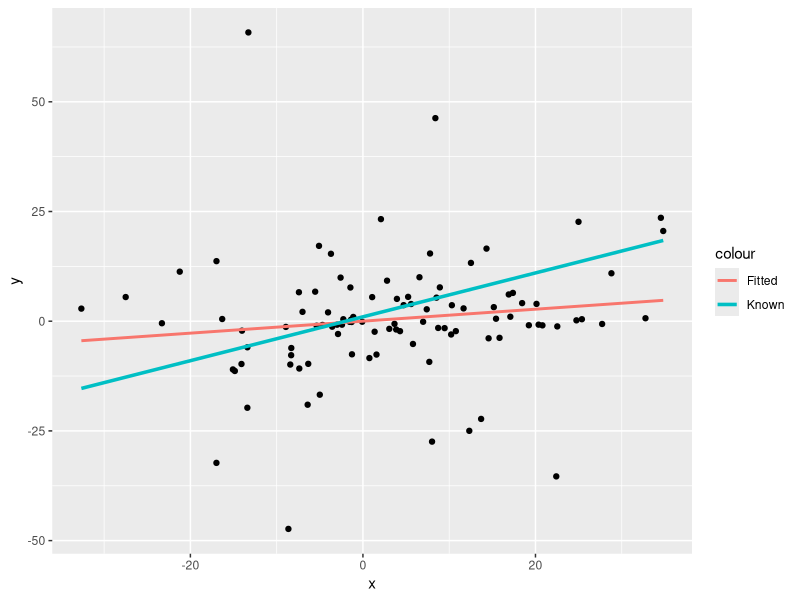
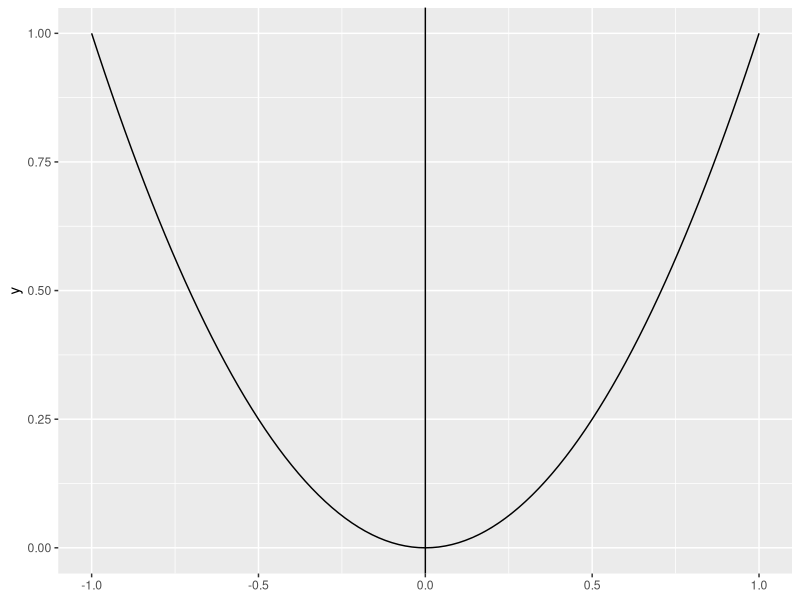
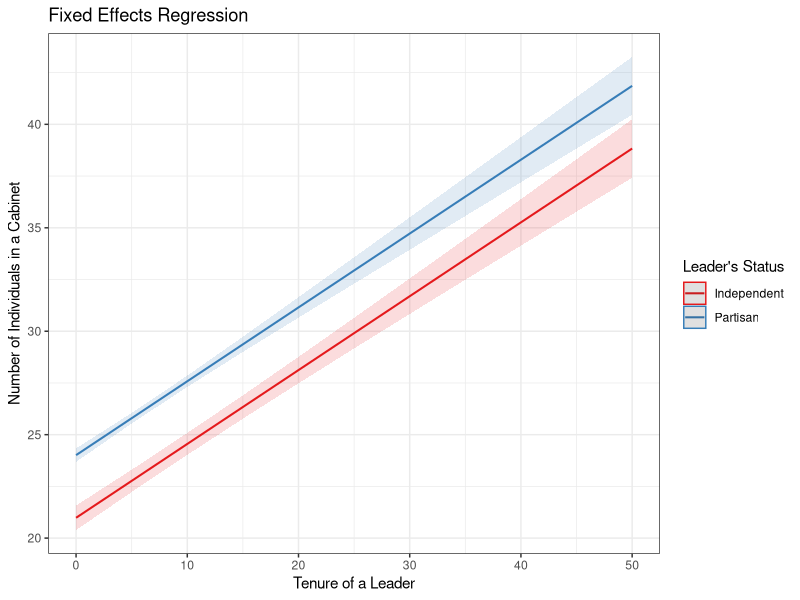
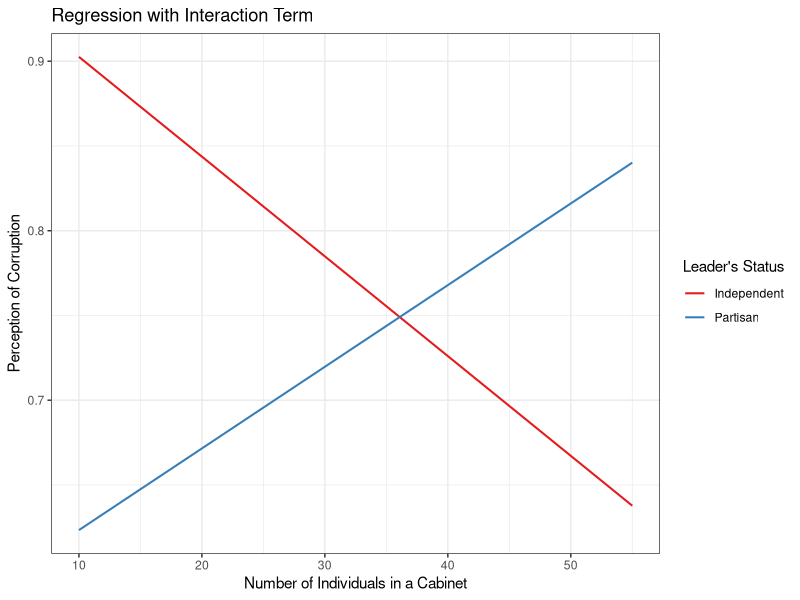
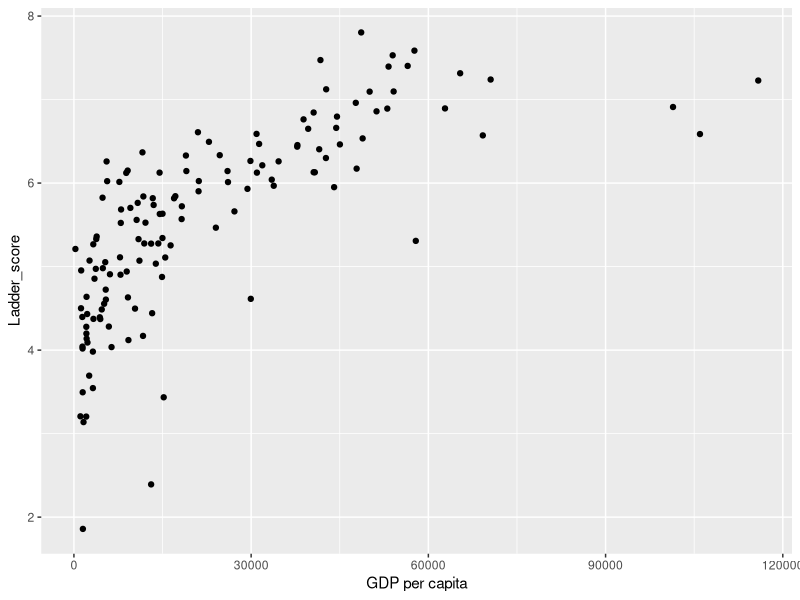
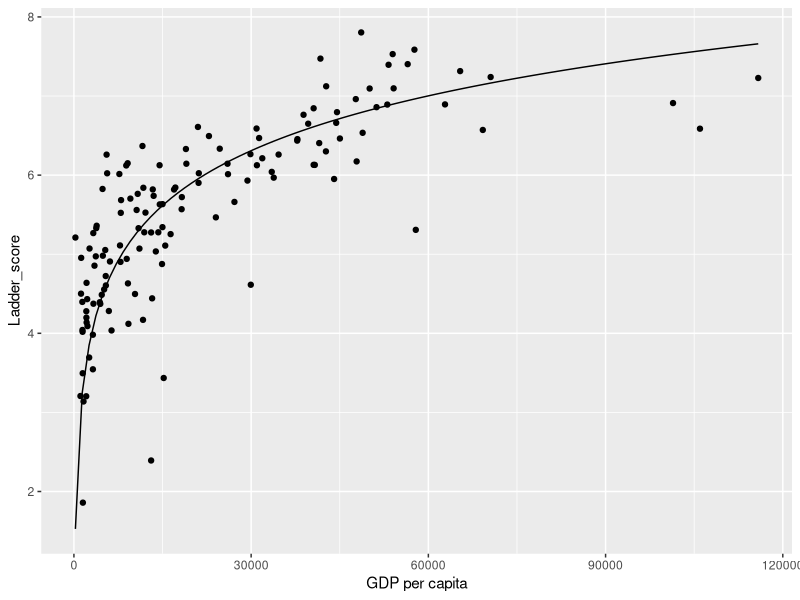
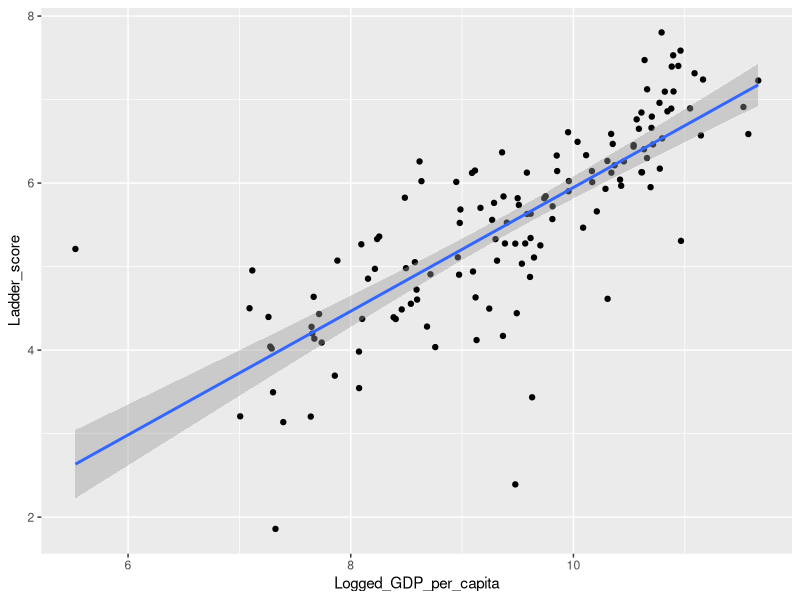

The R source for these figures, in order:
## ---- chunk 1
#| message: false
library(tidyverse)

whr = read.csv("data/WHR.csv")
## ---- chunk 2
#| message: false
#| warning: false

set.seed(123)

example_data = data.frame(x = rnorm(100,
                                    mean = 2,
                                    sd = 15),
                          y = rnorm(100,
                                    mean = 2,
                                    sd = 15) * rnorm(100))

ggplot(example_data, aes(x = x, y = y)) +
  geom_point() +
  geom_smooth(aes(color = "Fitted"), method = "lm", se = F) +
  geom_function(aes(color = "Known"), fun = function(x){1 + 0.5 * x}, size = 1.2) 
## ---- chunk 3
ggplot() +
  geom_function(fun = function(x){x^2}) +
  geom_vline(xintercept = 0) +
  xlim(-1, 1)
## ---- chunk 4
whogov = read.csv("data/WhoGov.csv")
## ---- chunk 5
whogov = whogov %>%
  mutate(indep = ifelse(leader_party == "independent", "Independent", "Partisan"))
## ---- chunk 6
whogov$indep = as.factor(whogov$indep)
## ---- chunk 7
model_fe = lm(n_individuals ~ leaderexperience_continuous + indep, whogov) 
summary(model_fe)
## ---- chunk 8
#| warning: false

library(ggeffects)
## ---- chunk 9
#| warning: false

ggpredict(model_fe, terms = c("leaderexperience_continuous", "indep")) %>%
  plot() +
  labs(title = "Fixed Effects Regression",
       x = "Tenure of a Leader",
       y = "Number of Individuals in a Cabinet",
       color = "Leader's Status") +
  theme_bw()
## ---- chunk 10
whr_subset = whr %>%
  select(Country_name, Perceptions_of_corruption)

whogov_subset = whogov %>%
  filter(year == 2021) %>%
  select(country_name, n_individuals, indep)
## ---- chunk 11
whr_whogov = whr_subset %>%
  left_join(whogov_subset, by = c("Country_name" = "country_name")) 
## ---- chunk 12
head(whr_whogov)
## ---- chunk 13
model_in = lm(Perceptions_of_corruption ~ n_individuals * indep, whr_whogov)
summary(model_in)
## ---- chunk 14
#| warning: false

ggpredict(model_in, terms= c("n_individuals", "indep")) %>%
  plot(show_ci = FALSE) +
  labs(title = "Regression with Interaction Term",
       x = "Number of Individuals in a Cabinet",
       y = "Perception of Corruption",
       color = "Leader's Status") +
  theme_bw()
## ---- chunk 15
ggpredict(model_in, terms= c("n_individuals [12]", "indep [Independent]"))
## ---- chunk 16
ggplot(whr) +
  geom_point(aes(x = exp(Logged_GDP_per_capita), y = Ladder_score)) +
  labs(x = "GDP per capita")
## ---- chunk 17
ggplot(whr) +
  geom_point(aes(x = exp(Logged_GDP_per_capita), y = Ladder_score)) +
  geom_function(fun = function(x){log(x) - 4}) +
  labs(x = "GDP per capita")
## ---- chunk 18
ggplot(whr, aes(x = Logged_GDP_per_capita, y = Ladder_score)) +
  geom_point() +
  geom_smooth(method = "lm")
